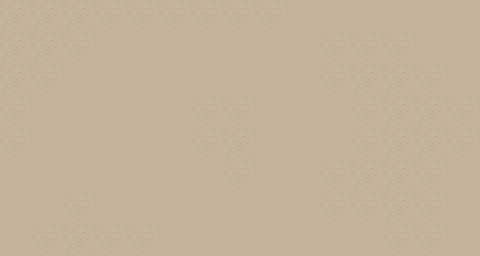

This is a level from a 2D game, rendered from its Tiled map with the project's own tilesets. A one-line summary and the map file follow, with tile-layer data summarised:
An orthogonal 15x8 tile map with 32x32 px tiles, 1 tile layer (Ground).

<map version="1.0" orientation="orthogonal" renderorder="left-down" width="15" height="8" tilewidth="32" tileheight="32" nextobjectid="1">
 <tileset firstgid="1" name="Ground" tilewidth="32" tileheight="32">
  <image source="graphics/tilemaps/textures/map_dirt.png" width="96" height="32" />
 </tileset>
 <layer name="Ground" width="15" height="8">
  <data>[120 cells, 120 non-empty, 3 distinct tile ids]</data>
 </layer>
</map>
